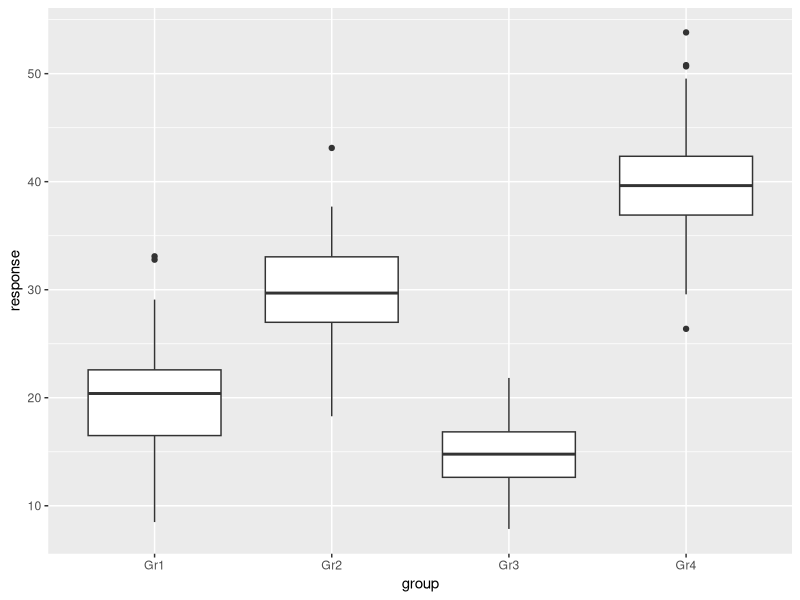
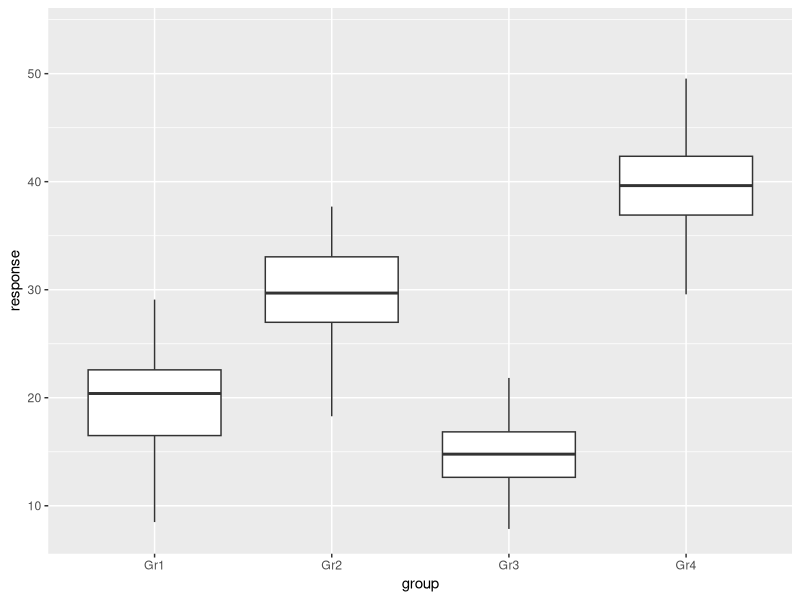
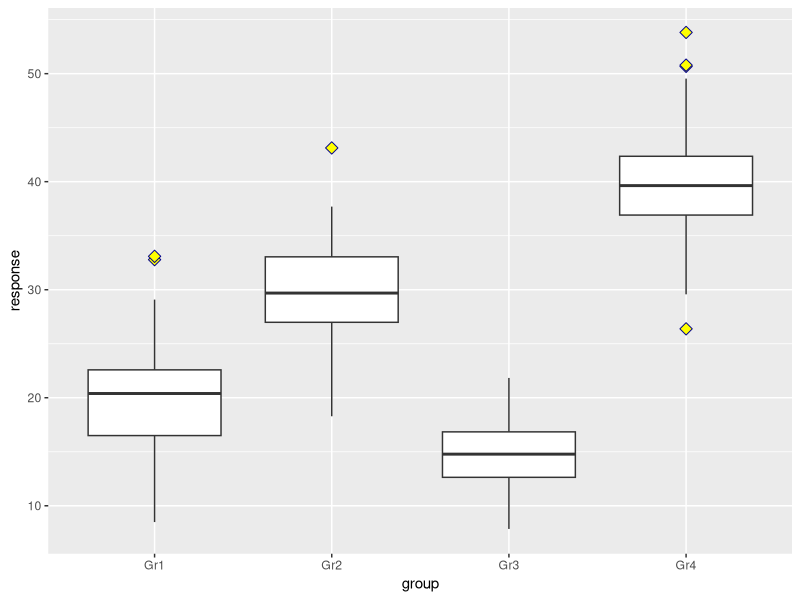
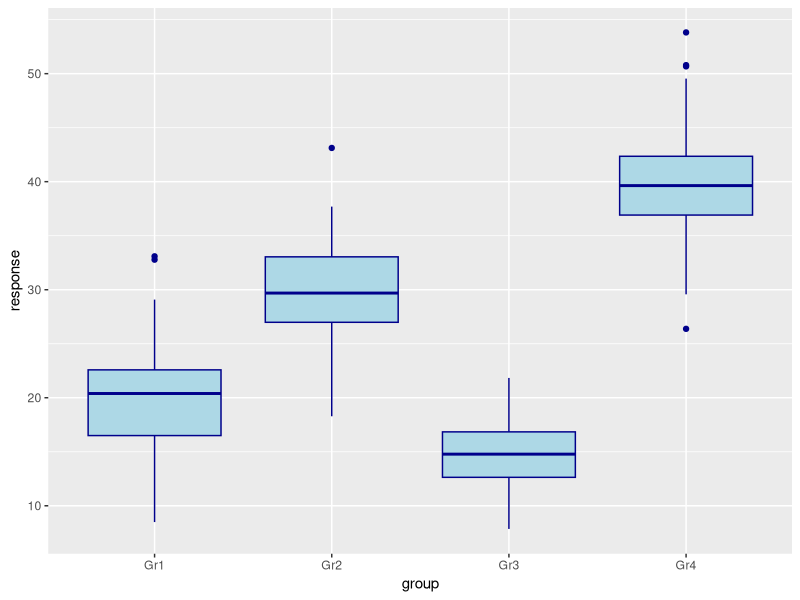
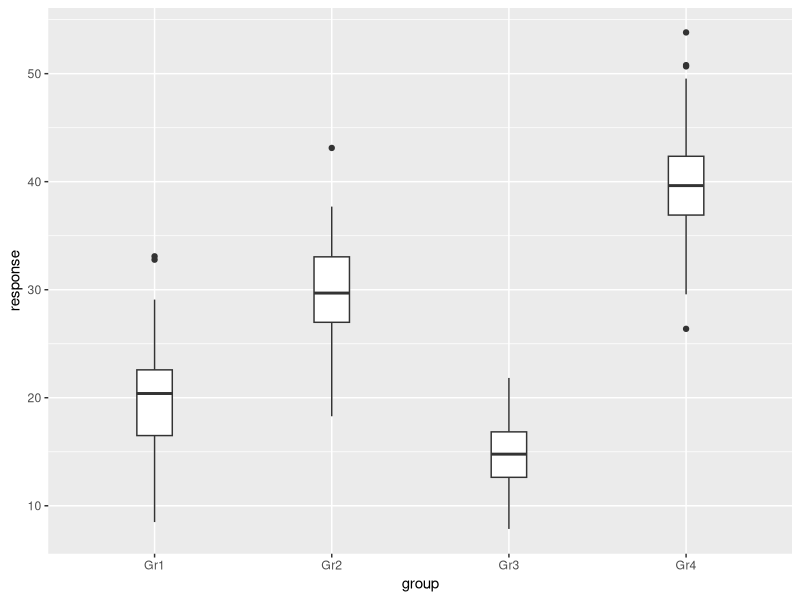

These charts were generated, in order, by the following R code:
## ---- chunk 1
knitr::opts_chunk$set(echo = TRUE, fig.align='center')

# title: Creating a (multiple) boxplot
# author: jonathan
# revised: 17/3/2020 

WEB <- c("https://bioceed.uib.no/dropfolder/bioSTATS/Rmd/Visualizing/Simple/boxplot.html")
GIT <- c("https://github.com/jonathansoule/biostats/blob/master/Visualizing/Simple/boxplot.Rmd")
library(ggplot2)
# variable 1
response <- c(rnorm(150, mean=20, sd=5), rnorm(150, mean=30, sd=4), rnorm(150, mean=15, 3), rnorm(150, mean=40, sd=5)) 
# variable 2
group <- c(rep("Gr1", 150), rep("Gr2", 150), rep("Gr3", 150), rep("Gr4", 150))
## ---- chunk 2
# dataframe
df <- data.frame(group, response)
str(df)
## ---- chunk 3
ggplot(df, aes(group, response)) +     
  geom_boxplot() 
## ---- chunk 4
ggplot(df, aes(group, response)) +     
  geom_boxplot(outlier.shape = NA) 
## ---- chunk 5
ggplot(df, aes(group, response)) +     
  geom_boxplot(outlier.color= "darkblue" , outlier.fill= "yellow", outlier.size= 3, outlier.shape = 23) 
## ---- chunk 6
ggplot(df, aes(group, response)) + 
  geom_boxplot(color= "darkblue", fill="lightblue")        
## ---- chunk 7
ggplot(df, aes(group, response)) + 
  geom_boxplot(width=0.2)
